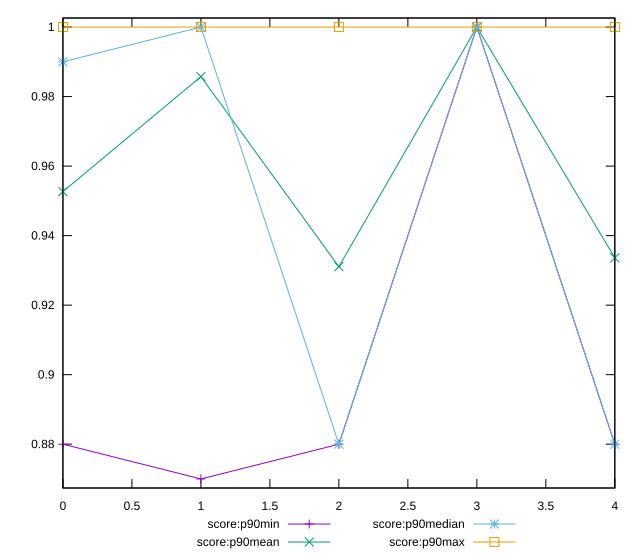

Source code (gnuplot):
reset

$scoreP90Min <<EOF
0 0.88
1 0.87
2 0.88
3 1
4 0.88
EOF

$scoreP90Mean <<EOF
0 0.9526595744680852
1 0.9857446808510638
2 0.9310638297872339
3 1
4 0.9336170212765956
EOF

$scoreP90Median <<EOF
0 0.99
1 1
2 0.88
3 1
4 0.88
EOF

$scoreP90Max <<EOF
0 1
1 1
2 1
3 1
4 1
EOF

set key outside below
set xrange [0:4]
set yrange [0.8674:1.0026]
set trange [0.8674:1.0026]
set terminal svg size 640, 560 enhanced background rgb 'white'
set output "report_00015_2021-02-09T16-11-33.973Z/unminified-javascript/progression/score.svg"

plot $scoreP90Min title "score:p90min" with linespoints, \
     $scoreP90Mean title "score:p90mean" with linespoints, \
     $scoreP90Median title "score:p90median" with linespoints, \
     $scoreP90Max title "score:p90max" with linespoints

reset
